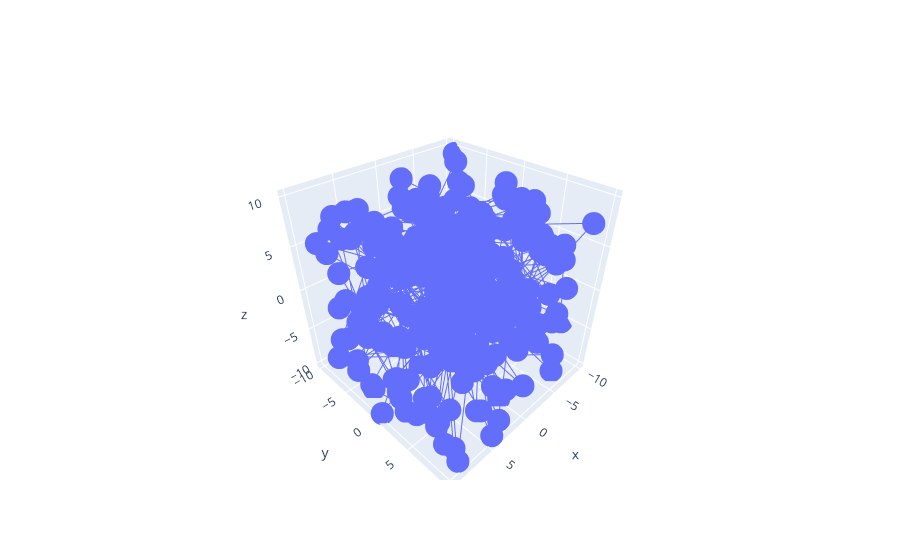

Source (notebook cell):
### Code cell
data = {
    'X': np.random.uniform(-10,10,300),
    'Y': np.random.uniform(-10,10,300),
    'Z': np.random.uniform(-10,10,300)
}
df = pd.DataFrame(data)
fig = pg.Figure()
fig.add_trace(pg.Scatter3d(x=df['X'],y=df['Y'],z=df['Z']))

### Figure 1 — Plotly figure (JSON) as saved in the notebook; plotly's stock layout.template omitted (floating-point values rounded to 4 significant figures; data arrays with more than 128 entries replaced by an {"elided": "..."} marker saying what was removed)
{"data": [{"type": "scatter3d", "x": {"elided": "300 float values"}, "y": {"elided": "300 float values"}, "z": {"elided": "300 float values"}}], "layout": {}}
